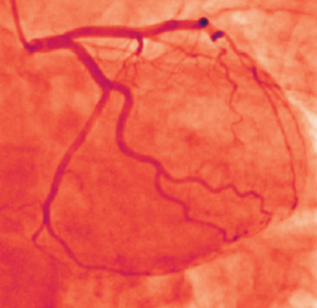
#> input picture sphere_method/test2d.png, 317 x 308 px
$ jupyter execute --allow-errors Circle2D.ipynb
#> lines starting #> are read from the running program, lines starting #| are printed output that depends on the picture; after the words box and inside, x2 and y2 are one past the last pixel; in counts of white or black regions, pixels touching at a corner belong together
### sphere_method/identification.py
from queue import SimpleQueue

import numpy as np
import networkx as nx

from scipy.ndimage import distance_transform_edt
from scipy.spatial.distance import euclidean

from skimage.draw import circle_perimeter, disk
from skimage.feature import peak_local_max
from skimage.morphology import ball


PROJECTION_ANGLES = {
    (45, 0): ["5", "6", "13", "9", "12a"],
    (-45, 0): ["5", "6", "13", "9", "12a"],
    (45, 20): ["5", "15"],
    (45, 20): ["5", "13"],
    (30, -30): ["5", "6", "13", "9", "12a"],
    (-30, -30): ["5", "13", "12a", "12b"],
    (-30, 30): ["5", "6", "9", "10", "10"],
}


def get_starting_points(img):
    """Get starting points for centerline detection algorithm. The starting point is selected
    as the maximum value of the euclidean distance transform (EDT) image of the segmented vessel.

    Args:
        img (np.array): EDT image of the segmented vessel.

    Returns:
        tuple: Starting point for centerline detection algorithm.
    """
    # initialize helper image
    helper = np.zeros_like(img)
    # find local maxima on EDT image.
    starting_points = peak_local_max(img)
    # get coordinates of local maxima
    helper[tuple(starting_points.T)] = 1
    starting_points = list(zip(*np.nonzero(helper)))
    # sort starting points by vessel diameter.
    starting_points.sort(key=lambda x: img[x])
    return starting_points


# [51 lines left out: functions get_sphere_points, sphere_perimeter, sphere_full, get_disk_3d, not called in this run]

def is_inside_image(p, shape):
    return p[0] >= 0 and p[1] >= 0 and p[2] >= 0 and p[0] < shape[0] and p[1] < shape[1] and p[2] < shape[2]

def generate_sphere(radius):
    large = ball(radius)
    small = ball(np.maximum(1, radius-1))
    padded_small = np.pad(small, 1, mode='constant')
    sphere = large - padded_small
    return sphere

def get_points_on_sphere(center, r):
    b = generate_sphere(r)
    non_zero = np.array(tuple(zip(*np.nonzero(b))))
    new_points = []

    for point in non_zero:
        x,y,z = point[0], point[1], point[2]
        xc, yc, zc = center

        x,y,z = x-r, y-r, z-r
        x,y,z = x + xc, y + yc, z + zc
        new_points.append((x,y,z))
    return new_points

def get_points_of_interest(point, radius, visited, edt_img):
    """Get list of points that can be on the vessel centerline. The method utilizes local maxima
    to find the centerline on the basis of the EDT image of the vessel. The returned points are
    sorted by the EDT image value, with the pixels on the largest vessel at the beginning of the
    list.

    Args:
        point (tuple(int, int)): Point on centerline.
        radius (int): Radius of search circle.
        visited (np.array(bool)): Boolean array of visited image pixels.

    Returns:
        list: A list of points that can be on the vessel centerline.
    """
    # get points on circle circumference
    circle_points = get_points_on_sphere(point, radius)
    circle_points = list(filter(lambda x: is_inside_image(x, edt_img.shape), circle_points))

    # create image with edt values of point on circle circumference
    helper = np.zeros_like(edt_img)

    for p in circle_points:
        helper[p] = edt_img[p]

    # find local maxima
    coords = peak_local_max(
        helper, min_distance=radius // 3, threshold_abs=2, threshold_rel=0.5
    )

    # find coordinates of local
    for p in circle_points:
        helper[p] = 0
    helper[tuple(coords.T)] = 1
    helper[visited] = 0
    points_of_interest = list(zip(*np.nonzero(helper)))

    points_of_interest = list(filter(lambda x: is_inside_image(x, edt_img.shape), points_of_interest))
    # sort points by vessel diameter
    points_of_interest.sort(key=lambda x: edt_img[x], reverse=True)
    return points_of_interest


def get_vessel_graph(seg_img, multiplier=1):
    """Produce a graph which describes the vessel structure.

    Args:
        seg_img (np.array): Segmentation of vessel image.

    Returns:
        nx.Graph: Directed graph describing the vessel structure.
    """
    # perform euclidean distance transform on base image
    edt_img = distance_transform_edt(seg_img)
    # get starting points
    starting_point_stack = get_starting_points(edt_img)
    # create vessel tree data structure
    vessel_graph = nx.DiGraph()
    # create array for holding information on visited pixels
    visited = np.zeros_like(edt_img).astype(bool)

    i = 0
    print("Starting points: ", len(starting_point_stack))
    while starting_point_stack:
        # select new starting point and check if it was not visited already
        starting_point = starting_point_stack.pop()
        if visited[starting_point]:
            continue

        vessel_graph.add_node(starting_point)
        points_to_examine = [starting_point]

        j = 0
        while points_to_examine:
            if j % 10 == 0:
                print(f"i: {i} j: {j} {len(points_to_examine)}")
            # get point from queue
            point = points_to_examine.pop()
            # calculate vessel radius
            radius = int(edt_img[point])
            # if radius is too small, don't go further into this vessel
            # also limited by min_distance having to be >= 1 in peak_local_max
            if radius <= 1:
                continue
            # get points that can be on centreline
            points_of_interest = get_points_of_interest(point, multiplier*radius, visited, edt_img)

            # eliminate points that are too close to each other
            for poi_1 in points_of_interest:
                for poi_2 in points_of_interest:
                    if poi_1 != poi_2 and euclidean(poi_1, poi_2) < edt_img[poi_1]:
                        points_of_interest.pop(points_of_interest.index(poi_2))
            # add points of interest to examination list and to vessel graph
            for poi in points_of_interest:
                # avoid node duplication
                if not (poi in points_to_examine or vessel_graph.has_node(poi)):
                    points_to_examine.append(poi)
                    vessel_graph.add_edge(point, poi)
            # remove potential centreline pixels next to analyzed point to prevent going backwards
            disk_points = sphere_full(point, radius, visited.shape)
            visited[disk_points] = True
            j += 1
        i += 1

    return vessel_graph.to_undirected()


# [435 lines left out: functions remove_graph_components, connect_endings, connect_endings_mst, sorted_nodes_by_distance, connect_endings_3d, get_node_data and 5 more, not called in this run]


def get_data_graph(seg_img):
    """Function collecting steps for creating a data graph.

    Args:
        seg_img (np.array): Numpy array containing segmented vessel image.

    Returns:
        nx.Graph: Vessel data graph.
    """
    edt_img = distance_transform_edt(seg_img)
    vessel_graph = get_vessel_graph(seg_img)
    print(nx.info(vessel_graph))
    vessel_graph = remove_graph_components(vessel_graph)
    print(nx.info(vessel_graph))
    vessel_graph = connect_endings_3d(vessel_graph, edt_img)
    print(nx.info(vessel_graph))
    data_graph = parametrize_graph(vessel_graph, edt_img)
    data_graph = clean_data_graph(data_graph)
    return data_graph

### sphere_method/Circle2D.ipynb
[cell 1]
from identification import get_starting_points, get_vessel_graph, get_data_graph, identify_segments, get_segment_mask

[cell 2]
from PIL import Image
from sklearn import preprocessing
from skimage import io, morphology
from skimage.filters import gaussian
from scipy.ndimage import distance_transform_edt

import numpy as np
import networkx as nx

[cell 3]
from matplotlib import pyplot as plt

[cell 4]
from skimage.color import rgb2gray
from skimage import util

[cell 5]
I = Image.open('test2d.png').convert('RGB')
print(I.format)
#| None
print(I.size)
#| (317, 308)
print(I.mode)
#| RGB

[cell 6]
img = np.asarray(I)
img_gray = rgb2gray(img)
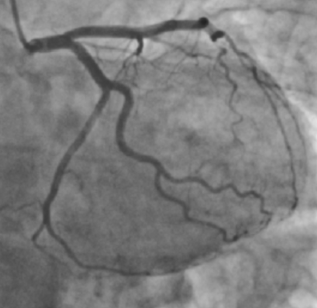
#> img_gray: shape (308, 317) float64; min 0.133, max 0.885, mean 0.492
# img_gauss = gaussian(img_gray, sigma=0.6)

[cell 7]
img_bin = preprocessing.Binarizer(threshold=0.34).transform(img_gray)
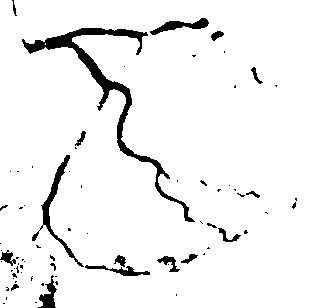
#> img_bin: shape (308, 317) float64; values 0 (black) and 1 (white), 94.4% white; 74 black regions (56 under 20 px), largest, box (x1, y1, x2, y2) and area: (22, 28, 195, 222) 2666, (32, 155, 84, 267) 689, (150, 18, 209, 35) 387
img_bin = util.invert(img_bin).astype(np.uint8)

[cell 8]
# img_gauss = morphology.area_opening(img_bin, area_threshold=60)
# img_gauss = morphology.area_closing(img_bin, area_threshold=10)
# img_gauss = morphology.binary_dilation(img_gauss)
img_gauss = img_bin

[cell 9]
plt.imshow(img_bin, cmap='gray')
plt.show()

[cell 10]
plt.imshow(img_gauss, cmap='gray')
plt.show()

[cell 11]
img_edt = distance_transform_edt(img_gauss)
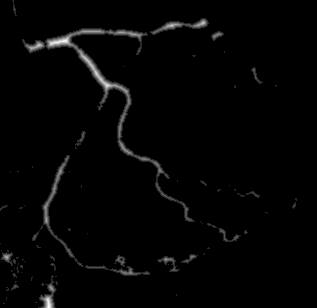
#> img_edt: shape (308, 317) float64; min 0, max 6.32, mean 0.106; drawn with min black and max white

bounds = int(np.ceil(np.max(img_edt)))
#> bounds = 7
# img_gauss = np.pad(img_gauss, ((bounds,bounds),(bounds,bounds)), 'constant')

[cell 12]
plt.imshow(img_edt)
plt.show()

[cell 13]
bounds = int(np.ceil(np.max(img_edt)))

img_bin = np.pad(img_bin, ((bounds,bounds), (bounds,bounds)), 'constant')
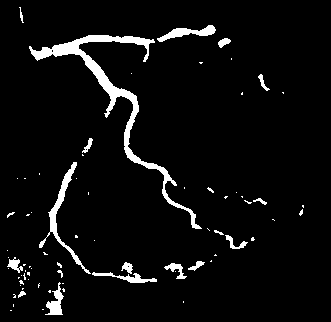
#> img_bin: shape (322, 331); values 0 (black) and 1 (white), 5.1% white; 74 white regions (56 under 20 px), largest, box (x1, y1, x2, y2) and area: (29, 35, 202, 229) 2666, (39, 162, 91, 274) 689, (157, 25, 216, 42) 387

#> (a cell that did not finish here is left out)

#> in get_data_graph, `edt_img = distance_transform_edt(seg_img)`:
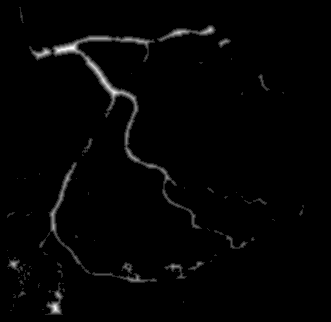
#> edt_img: shape (322, 331) float64; min 0, max 6.08, mean 0.0962; drawn with min black and max white
#> in get_starting_points, `starting_points = peak_local_max(img)`: starting_points = 747 pairs, first value 7 to 314, second value 7 to 303
#> in get_vessel_graph, `starting_point_stack = get_starting_points(edt_img)`: starting_point_stack has the same summary as starting_points in get_starting_points
#| Starting points:  747
#> the loop in get_vessel_graph, `while starting_point_stack:` made 1 pass
#| i: 0 j: 0 1
#> after the loop in get_vessel_graph, `while starting_point_stack:`: visited: shape (322, 331) bool; every value is 0
#> after the loop in get_vessel_graph, `while starting_point_stack:`: i = 0

#> (a cell that did not finish here is left out)

#> (a cell that did not finish here is left out)

#> (a cell that did not finish here is left out)

[cell 18]
plt.imshow(img_gauss)
#> (the rest of this cell did not finish here and is left out)
